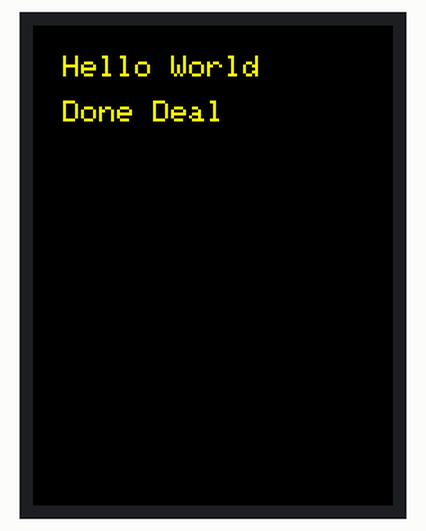
Simulated run of this sketch. Board: Arduino Uno, built with avr-gcc and run on an emulated ATmega328P. Shown: 240×320 colour display. What the sketch prints to the serial monitor is not drawn.

Above: at 3.1 s.
At 5.1 s:
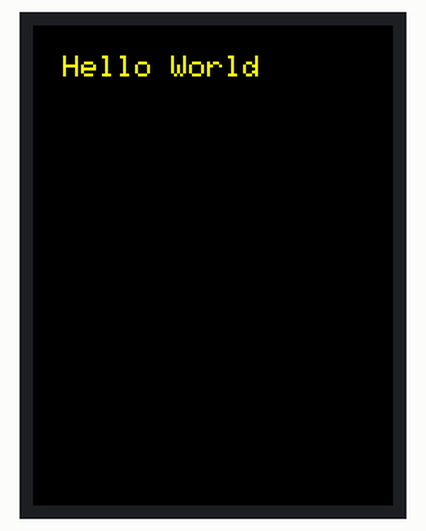

Measured:
- what the display in image 0 shows lasts 2.0 s, from 3.0 s to 5.0 s

The sketch:

test_AdafruitGFXLibrary.ino
```cpp
#include "Adafruit_GFX.h"
#include "Adafruit_ILI9341.h"

#define TFT_DC 9
#define TFT_CS 10

Adafruit_ILI9341 tft = Adafruit_ILI9341(TFT_CS, TFT_DC);

void setup() {
  Serial.begin(9600);
  tft.begin();
}

void loop() {
  while (millis() <= 3000) {
    startup();
  }
  if (millis() > 5000) {
    tft.fillRect(0, 50, 128, 14, ILI9341_BLACK);

  } else if (millis() > 3000) {
    tft.setCursor(20, 50);
    tft.print("Done Deal");
    Serial.print(tft.getCursorX());
    Serial.print(", ");
    Serial.println(tft.getCursorY());
  }
}

void startup() {
  tft.fillScreen(ILI9341_BLACK);
  tft.setCursor(20, 20);
  tft.setTextColor(ILI9341_YELLOW);
  tft.setTextSize(2);
  tft.print("Hello World");
}
```
